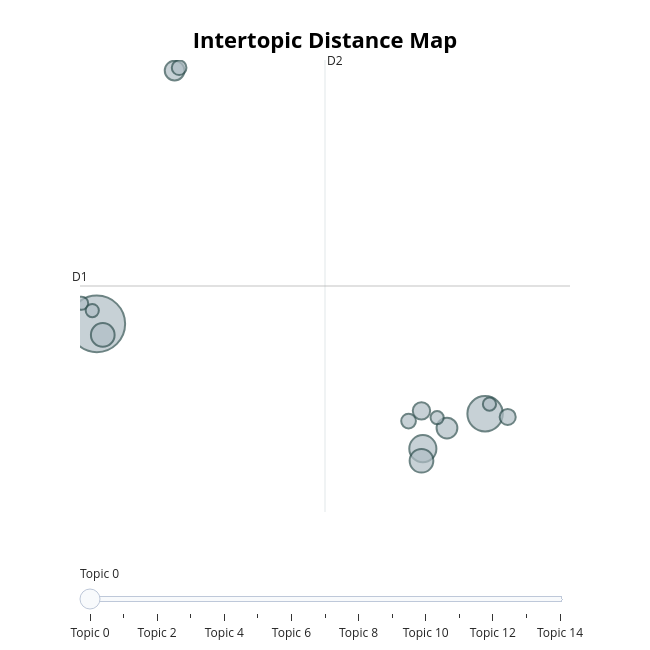

Source (notebook cell):
### Code cell
# run this cell to visualize the topics
topic_model.visualize_topics()

### Figure 1 — Plotly figure (JSON) as saved in the notebook; plotly's stock layout.template omitted (floating-point values rounded to 4 significant figures)
{"data": [{"customdata": [[0, "we | and | to | our | the", 74], [1, "the | of | to | and | in", 29], [2, "the | of | and | to | in", 17], [3, "the | of | and | to | in", 13], [4, "the | of | and | to | we", 13], [5, "the | of | to | and | in", 10], [6, "the | of | and | to | in", 9], [7, "the | of | to | and | in", 7], [8, "the | of | to | which | and", 6], [9, "the | of | to | we | in", 5], [10, "the | of | to | and | which", 5], [11, "of | and | our | the | to", 4], [12, "of | the | to | and | in", 4], [13, "the | of | to | and | in", 4], [14, "the | of | to | and | in", 4]], "hovertemplate": "<b>Topic %{customdata[0]}</b><br>%{customdata[1]}<br>Size: %{customdata[2]}", "legendgroup": "", "marker": {"color": "#B0BEC5", "line": {"color": "DarkSlateGrey", "width": 2}, "size": [74, 29, 17, 13, 13, 10, 9, 7, 6, 5, 5, 4, 4, 4, 4], "sizemode": "area", "sizeref": 0.04625, "symbol": "circle"}, "mode": "markers", "name": "", "orientation": "v", "showlegend": false, "type": "scatter", "x": [0.1124, 9.451, 7.953, 7.921, 0.2548, 8.534, 1.983, 7.92, 9.994, 2.091, 7.61, -0.2547, 0.002155, 9.556, 8.297], "xaxis": "x", "y": [-7.755, -11.16, -12.48, -12.94, -8.174, -11.7, 1.836, -11.05, -11.28, 1.945, -11.43, -6.973, -7.252, -10.8, -11.3], "yaxis": "y"}], "layout": {"annotations": [{"showarrow": false, "text": "D1", "x": -0.2929, "y": -6.321, "yshift": 10}, {"showarrow": false, "text": "D2", "x": 5.6, "xshift": 10, "y": 2.237}], "height": 650, "hoverlabel": {"bgcolor": "white", "font": {"family": "Rockwell", "size": 16}}, "legend": {"itemsizing": "constant", "tracegroupgap": 0}, "margin": {"t": 60}, "shapes": [{"line": {"color": "#CFD8DC", "width": 2}, "type": "line", "x0": 5.6, "x1": 5.6, "y0": -14.88, "y1": 2.237}, {"line": {"color": "#9E9E9E", "width": 2}, "type": "line", "x0": -0.2929, "x1": 11.49, "y0": -6.321, "y1": -6.321}], "sliders": [{"active": 0, "pad": {"t": 50}, "steps": [{"args": [{"marker.color": [["red", "#B0BEC5", "#B0BEC5", "#B0BEC5", "#B0BEC5", "#B0BEC5", "#B0BEC5", "#B0BEC5", "#B0BEC5", "#B0BEC5", "#B0BEC5", "#B0BEC5", "#B0BEC5", "#B0BEC5", "#B0BEC5"]]}], "label": "Topic 0", "method": "update"}, {"args": [{"marker.color": [["#B0BEC5", "red", "#B0BEC5", "#B0BEC5", "#B0BEC5", "#B0BEC5", "#B0BEC5", "#B0BEC5", "#B0BEC5", "#B0BEC5", "#B0BEC5", "#B0BEC5", "#B0BEC5", "#B0BEC5", "#B0BEC5"]]}], "label": "Topic 1", "method": "update"}, {"args": [{"marker.color": [["#B0BEC5", "#B0BEC5", "red", "#B0BEC5", "#B0BEC5", "#B0BEC5", "#B0BEC5", "#B0BEC5", "#B0BEC5", "#B0BEC5", "#B0BEC5", "#B0BEC5", "#B0BEC5", "#B0BEC5", "#B0BEC5"]]}], "label": "Topic 2", "method": "update"}, {"args": [{"marker.color": [["#B0BEC5", "#B0BEC5", "#B0BEC5", "red", "#B0BEC5", "#B0BEC5", "#B0BEC5", "#B0BEC5", "#B0BEC5", "#B0BEC5", "#B0BEC5", "#B0BEC5", "#B0BEC5", "#B0BEC5", "#B0BEC5"]]}], "label": "Topic 3", "method": "update"}, {"args": [{"marker.color": [["#B0BEC5", "#B0BEC5", "#B0BEC5", "#B0BEC5", "red", "#B0BEC5", "#B0BEC5", "#B0BEC5", "#B0BEC5", "#B0BEC5", "#B0BEC5", "#B0BEC5", "#B0BEC5", "#B0BEC5", "#B0BEC5"]]}], "label": "Topic 4", "method": "update"}, {"args": [{"marker.color": [["#B0BEC5", "#B0BEC5", "#B0BEC5", "#B0BEC5", "#B0BEC5", "red", "#B0BEC5", "#B0BEC5", "#B0BEC5", "#B0BEC5", "#B0BEC5", "#B0BEC5", "#B0BEC5", "#B0BEC5", "#B0BEC5"]]}], "label": "Topic 5", "method": "update"}, {"args": [{"marker.color": [["#B0BEC5", "#B0BEC5", "#B0BEC5", "#B0BEC5", "#B0BEC5", "#B0BEC5", "red", "#B0BEC5", "#B0BEC5", "#B0BEC5", "#B0BEC5", "#B0BEC5", "#B0BEC5", "#B0BEC5", "#B0BEC5"]]}], "label": "Topic 6", "method": "update"}, {"args": [{"marker.color": [["#B0BEC5", "#B0BEC5", "#B0BEC5", "#B0BEC5", "#B0BEC5", "#B0BEC5", "#B0BEC5", "red", "#B0BEC5", "#B0BEC5", "#B0BEC5", "#B0BEC5", "#B0BEC5", "#B0BEC5", "#B0BEC5"]]}], "label": "Topic 7", "method": "update"}, {"args": [{"marker.color": [["#B0BEC5", "#B0BEC5", "#B0BEC5", "#B0BEC5", "#B0BEC5", "#B0BEC5", "#B0BEC5", "#B0BEC5", "red", "#B0BEC5", "#B0BEC5", "#B0BEC5", "#B0BEC5", "#B0BEC5", "#B0BEC5"]]}], "label": "Topic 8", "method": "update"}, {"args": [{"marker.color": [["#B0BEC5", "#B0BEC5", "#B0BEC5", "#B0BEC5", "#B0BEC5", "#B0BEC5", "#B0BEC5", "#B0BEC5", "#B0BEC5", "red", "#B0BEC5", "#B0BEC5", "#B0BEC5", "#B0BEC5", "#B0BEC5"]]}], "label": "Topic 9", "method": "update"}, {"args": [{"marker.color": [["#B0BEC5", "#B0BEC5", "#B0BEC5", "#B0BEC5", "#B0BEC5", "#B0BEC5", "#B0BEC5", "#B0BEC5", "#B0BEC5", "#B0BEC5", "red", "#B0BEC5", "#B0BEC5", "#B0BEC5", "#B0BEC5"]]}], "label": "Topic 10", "method": "update"}, {"args": [{"marker.color": [["#B0BEC5", "#B0BEC5", "#B0BEC5", "#B0BEC5", "#B0BEC5", "#B0BEC5", "#B0BEC5", "#B0BEC5", "#B0BEC5", "#B0BEC5", "#B0BEC5", "red", "#B0BEC5", "#B0BEC5", "#B0BEC5"]]}], "label": "Topic 11", "method": "update"}, {"args": [{"marker.color": [["#B0BEC5", "#B0BEC5", "#B0BEC5", "#B0BEC5", "#B0BEC5", "#B0BEC5", "#B0BEC5", "#B0BEC5", "#B0BEC5", "#B0BEC5", "#B0BEC5", "#B0BEC5", "red", "#B0BEC5", "#B0BEC5"]]}], "label": "Topic 12", "method": "update"}, {"args": [{"marker.color": [["#B0BEC5", "#B0BEC5", "#B0BEC5", "#B0BEC5", "#B0BEC5", "#B0BEC5", "#B0BEC5", "#B0BEC5", "#B0BEC5", "#B0BEC5", "#B0BEC5", "#B0BEC5", "#B0BEC5", "red", "#B0BEC5"]]}], "label": "Topic 13", "method": "update"}, {"args": [{"marker.color": [["#B0BEC5", "#B0BEC5", "#B0BEC5", "#B0BEC5", "#B0BEC5", "#B0BEC5", "#B0BEC5", "#B0BEC5", "#B0BEC5", "#B0BEC5", "#B0BEC5", "#B0BEC5", "#B0BEC5", "#B0BEC5", "red"]]}], "label": "Topic 14", "method": "update"}]}], "title": {"font": {"color": "Black", "size": 22}, "text": "<b>Intertopic Distance Map</b>", "x": 0.5, "xanchor": "center", "y": 0.95, "yanchor": "top"}, "width": 650, "xaxis": {"anchor": "y", "domain": [0, 1], "range": [-0.2929, 11.49], "title": {"text": ""}, "visible": false}, "yaxis": {"anchor": "x", "domain": [0, 1], "range": [-14.88, 2.237], "title": {"text": ""}, "visible": false}}}
